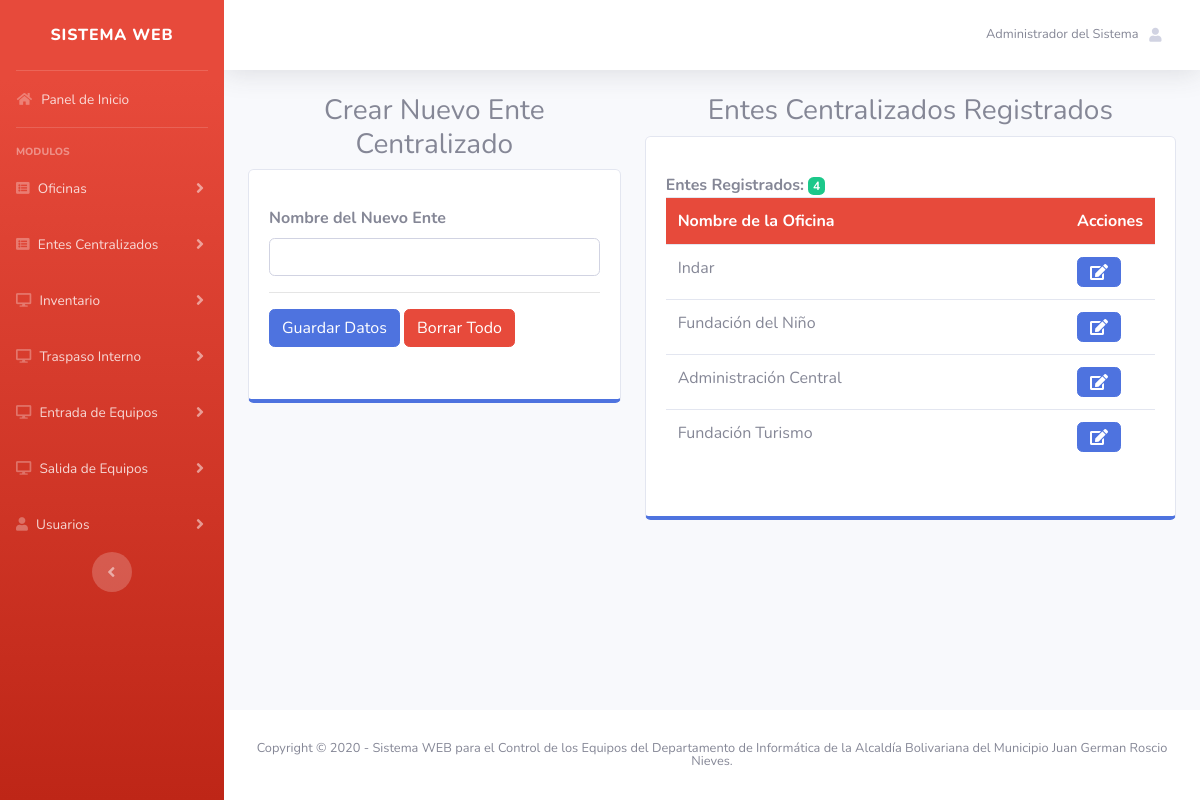
The page /views/admin/agregar_ente.php (signed in) on the database its author committed.
### tables this page shows
CREATE TABLE IF NOT EXISTS `registro` (
  `id_registro` int(11) NOT NULL AUTO_INCREMENT,
  `nacionalidad` varchar(1) NOT NULL,
  `cedula` int(11) NOT NULL,
  `nombre` varchar(255) NOT NULL,
  `email` varchar(100) NOT NULL,
  `sexo` varchar(20) NOT NULL,
  `telefono` text NOT NULL,
  `direccion` text NOT NULL,
  `fecha_nacimiento` date NOT NULL,
  `fecha` date NOT NULL,
  PRIMARY KEY (`id_registro`),
  UNIQUE KEY `cedula` (`cedula`,`email`)
);

CREATE TABLE IF NOT EXISTS `ente` (
  `id_ente` int(11) NOT NULL AUTO_INCREMENT,
  `id_registro` int(11) NOT NULL,
  `ente` varchar(255) NOT NULL,
  `fecha_registro` date NOT NULL,
  PRIMARY KEY (`id_ente`)
);

### bd/conexion.php (called while the page is built)
<?php
class conexion {
 public static function con()
	{
		$server = "localhost";
        $user = "root";
        $pass = "";
        $bd = "informatica_alcaldia";
        $con = mysqli_connect($server, $user, $pass,$bd)
        or die("Ha sucedido un error inexperado en la conexion de la base de datos");
        return $con;
	}
}
?>

### models/id/id_usuario.php (called while the page is built, shortened)
<?php
   include("../../bd/conexion.php");
   $email = $_SESSION["email"];
   $sql = ("SELECT * FROM registro WHERE email = '$email'");
   $res=mysqli_query(conexion::con(), $sql);
    foreach ($res as $key) {
        $nombre_user = $key['nombre'];
    }
?>

### views/admin/agregar_ente.php (the view, shortened to what this page needs)
<?php
  require_once("nabvar.php");
?>
<div class="container">
  <div class="row">
    <div class="col-lg-5">
            <center><h3>Crear Nuevo Ente Centralizado</h3></center>
              <div class="card mb-4 py-3 border-bottom-primary">
                <div class="card-body">
                  <form method="POST" action="../../controllers/registro/registro_ente.php">
                    <label><b>Nombre del Nuevo Ente</b></label>
                    <input type="text" name="ente" class="form-control" required="">
                    <hr><button type="submit" class="btn btn-primary">Guardar Datos</button>
                    <button type="reset" class="btn btn-danger">Borrar Todo</button>
                  </form>
                </div>
              </div>
    </div>
    <div class="col-lg-7">
      <center><h3>Entes Centralizados Registrados</h3></center>
        <div class="card mb-4 py-3 border-bottom-primary">
          <div class="card-body">
            <table class="table table-responsive" width="100%">
              <tr bgcolor="#e74a3b">
                <th width="90%"><font color="#FFFFFF">Nombre de la Oficina</font></th>
                <th width="10%"><font color="#FFFFFF">Acciones</font></th>
              </tr>
                <?php
                   $sql = ("SELECT * FROM ente");
                   $result=mysqli_query(conexion::con(), $sql);
                   echo "<b>Entes Registrados:</b>";
                   echo "<span class='badge badge-success'>";
                   echo $num = $result->num_rows;
                   echo "</span>";
                   foreach ($result as $key) {
                ?>
              <tr>
                <td><?php echo $key['ente']; ?></td>
                <td><a href="ente.php?id_ente=<?php echo $key['id_ente']; ?>"  type="button" class="btn btn-primary"><i class="fa fa-edit"></i></a></td>
              </tr>
                <?php } ?>
            </table>
          </div>
        </div>
    </div>
  </div>
</div>
<?php
   require_once("footer.php");
?>

### views/admin/nabvar.php (shortened to what this page needs)
<?php include("../../models/id/id_usuario.php"); ?>
<!DOCTYPE html>
<html lang="en">
<head>
  <link href="../../plantilla/vendor/fontawesome-free/css/all.min.css" rel="stylesheet" type="text/css">
  <link href="../../plantilla/css/sb-admin-2.min.css" rel="stylesheet">
</head>
<body id="page-top">
  <div id="wrapper">
    <ul class="navbar-nav bg-gradient-danger sidebar sidebar-dark accordion" id="accordionSidebar">
      <a class="sidebar-brand d-flex align-items-center justify-content-center" href="index.html">
        <div class="sidebar-brand-text mx-3" title="Sistema WEB - Informatica - Alcaldia de Roscio">Sistema WEB</div>
      </a>
      <hr class="sidebar-divider my-0">
      <li class="nav-item">
        <a class="nav-link" href="admin.php">
          <i class="fas fa-fw fa-home"></i>
          <span>Panel de Inicio</span></a>
      </li>
      <hr class="sidebar-divider">
      <div class="sidebar-heading">
        Modulos
      </div>
      <li class="nav-item">
        <a class="nav-link collapsed" href="#" data-toggle="collapse" data-target="#collapseUtilitiesoficina" aria-expanded="true" aria-controls="collapseUtilitiesoficina">
          <i class="fas fa-list-alt"></i>
          <span>Oficinas</span>
        </a>
      </li>
      <li class="nav-item">
        <a class="nav-link collapsed" href="#" data-toggle="collapse" data-target="#collapseUtilitiesente" aria-expanded="true" aria-controls="collapseUtilitiesente">
          <i class="fas fa-list-alt"></i>
          <span>Entes Centralizados</span>
        </a>
      </li>
       <li class="nav-item">
        <a class="nav-link collapsed" href="#" data-toggle="collapse" data-target="#collapseUtilities1" aria-expanded="true" aria-controls="collapseUtilities1">
          <i class="fas fa-desktop"></i>
          <span>Inventario</span>
        </a>
      </li>
      <li class="nav-item">
        <a class="nav-link collapsed" href="#" data-toggle="collapse" data-target="#collapseTwo0" aria-expanded="true" aria-controls="collapseTwo0">
          <i class="fas fa-desktop"></i>
          <span>Traspaso Interno</span>
        </a>
      </li>
      <li class="nav-item">
        <a class="nav-link collapsed" href="#" data-toggle="collapse" data-target="#collapseTwo" aria-expanded="true" aria-controls="collapseTwo">
          <i class="fas fa-desktop"></i>
          <span>Entrada de Equipos</span>
        </a>
      </li>
      <li class="nav-item">
        <a class="nav-link collapsed" href="#" data-toggle="collapse" data-target="#collapseUtilities" aria-expanded="true" aria-controls="collapseUtilities">
          <i class="fas fa-desktop"></i>
          <span>Salida de Equipos</span>
        </a>
      </li>
      <li class="nav-item">
        <a class="nav-link collapsed" href="#" data-toggle="collapse" data-target="#collapseUtilities2" aria-expanded="true" aria-controls="collapseUtilities2">
          <i class="fas fa-user"></i>
          <span>Usuarios</span>
        </a>
      </li>
      <div class="text-center d-none d-md-inline">
        <button class="rounded-circle border-0" id="sidebarToggle"></button>
      </div>
    </ul>
    <div id="content-wrapper" class="d-flex flex-column">
      <div id="content">
        <nav class="navbar navbar-expand navbar-light bg-white topbar mb-4 static-top shadow">
          <ul class="navbar-nav ml-auto">
            <li class="nav-item dropdown no-arrow">
              <a class="nav-link dropdown-toggle" href="#" id="userDropdown" role="button" data-toggle="dropdown" aria-haspopup="true" aria-expanded="false">
                <span class="mr-2 d-none d-lg-inline text-gray-600 small"><?php echo $nombre_user; ?></span>
                <i class="fas fa-user fa-sm fa-fw mr-2 text-gray-400"></i>
              </a>
            </li>
          </ul>
        </nav>

### rows shown on the page
registro: nombre "Administrador del Sistema"
ente: ente "Indar"
ente: ente "Fundación del Niño"
ente: ente "Administración Central"
ente: ente "Fundación Turismo"

### other values the page prints
$num = $result->num_rows "4"
